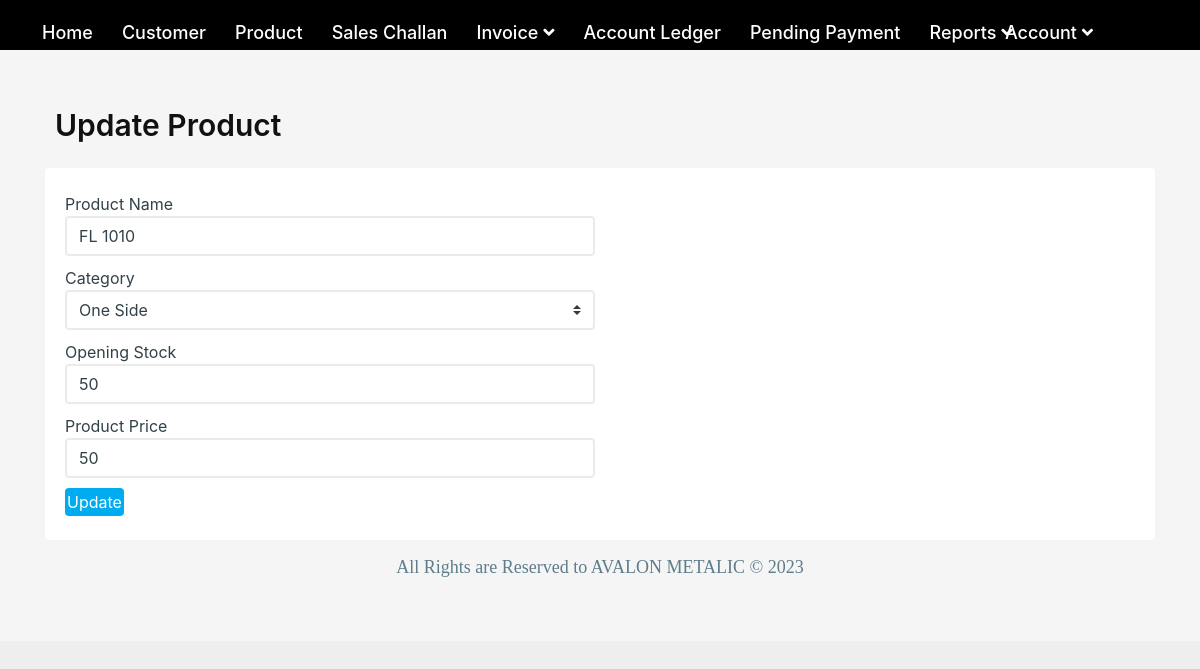
/product/updt_prod.php?id=38 (signed in), run on the app's committed database.
### tables this page shows
CREATE TABLE `product` (
  `id` int(50) NOT NULL,
  `name` varchar(100) NOT NULL,
  `category` varchar(100) NOT NULL,
  `price` varchar(250) NOT NULL,
  `opening_stock` varchar(50) NOT NULL
);

### product/updt_prod.php (the view, shortened to what this page needs)
<?php
if (strlen($_SESSION['aid']==0)) {
  header('location:index.php');
  } else{
include('../inc/connection.php');
$sql = "select * from product where id=" . $_GET['id'];
$res = mysqli_query($con, $sql);
$row = mysqli_fetch_object($res);
?>
<!DOCTYPE html>
<html lang="en">
<head>
    <link href="../vendors/jquery-toggles/css/toggles.css" rel="stylesheet" type="text/css">
    <link href="../vendors/jquery-toggles/css/themes/toggles-light.css" rel="stylesheet" type="text/css">
    <link href="../dist/css/style.css" rel="stylesheet" type="text/css">
</head>
<body>
    <div class="hk-wrapper">
        <?php include_once('../inc/menu.php'); ?>
        <div class="hk-pg-wrapper">
            <div class="container">
                <div class="hk-pg-header">
                    <h4 class="hk-pg-title">Update Product</h4>
                </div>
                <div class="row">
                    <div class="col-xl-12">
                        <section class="hk-sec-wrapper">
                            <div class="row">
                                <div class="col-sm">
                                    <form class="needs-validation" method="post" novalidate>
                                        <div class="form-row">
                                            <div class="col-md-6 mb-10">
                                                <label for="validationCustom03">Product Name</label>
                                                <input type="text" class="form-control" id="validationCustom03"
                                                    placeholder="Product Name" name="productname"
                                                    value="<?php echo $row->name; ?>" required>
                                            </div>
                                        </div>
                                        <div class="form-row">
                                            <div class="col-md-6 mb-10">
                                                <label for="validationCustom03">Category</label>
                                                <select class="form-control custom-select" name="category" required>
                                                    <option value="One Side" <?php if ($row->category == "One Side") {
                                                                    echo "selected";
                                                                } ?>>One Side</option>
                                                </select>
                                            </div>
                                        </div>
                                        <div class="form-row">
                                            <div class="col-md-6 mb-10">
                                                <label for="validationCustom03">Opening Stock</label>
                                                <input type="text" class="form-control" id="validationCustom03"
                                                    placeholder="Opening Stock" name="opening_stock"
                                                    value="<?php echo $row->opening_stock; ?>" required>
                                            </div>
                                        </div>
                                        <div class="form-row">
                                            <div class="col-md-6 mb-10">
                                                <label for="validationCustom03">Product Price</label>
                                                <input type="text" class="form-control" id="validationCustom03"
                                                    placeholder="Product Price" name="productprice"
                                                    value="<?php echo $row->price; ?>" required>
                                            </div>
                                        </div>
                                        <button class="btn btn-primary" type="submit" name="submit">Update</button>
                                    </form>
                                </div>
                            </div>
                        </section>
                    </div>
                </div>
            </div>
            <?php include_once('../inc/footer.php');?>
        </div>
    </div>
</body>
</html>
<?php } ?>

### assets/css/style.css (style rules this page uses)
* { margin: 0; padding: 0; outline: 0; }
html { scroll-behavior: smooth; }
body { background: #eee; font-family: 'Raleway', sans-serif; font-family: 'Roboto', sans-serif; font-family: 'Poppins', sans-serif; font-family: 'Rubik', sans-serif; padding: 0s; }
h1, h2, h3, h4, h5, h6, p, a, ol, ul, li, img, span, input, form, label, .btn, .navbar, .navbar-brand { margin: 0; padding: 0; }
h4 { font-size: 30px; color: #111; font-weight: 600; }

### inc/menu.php (style rules this page uses)
* { margin: 0; padding: 0; box-sizing: border-box; }
body { font-family: -apple-system, BlinkMacSystemFont, 'Segoe UI', Roboto, Oxygen, Ubuntu, Cantarell, 'Open Sans', 'Helvetica Neue', sans-serif; background-image: url(background-img.jpg); background-size: cover; background-attachment: fixed; }

### data on the page
product: productname "FL 1010", category "One Side", opening_stock "50", productprice "50"
